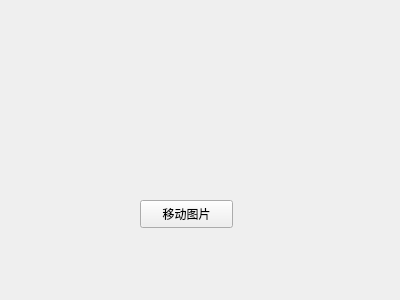
<?xml version="1.0" encoding="UTF-8"?>
<ui version="4.0">
 <class>Widget</class>
 <widget class="QWidget" name="Widget">
  <property name="geometry">
   <rect>
    <x>0</x>
    <y>0</y>
    <width>400</width>
    <height>300</height>
   </rect>
  </property>
  <property name="windowTitle">
   <string>Widget</string>
  </property>
  <widget class="QPushButton" name="pushButton">
   <property name="geometry">
    <rect>
     <x>140</x>
     <y>200</y>
     <width>93</width>
     <height>28</height>
    </rect>
   </property>
   <property name="text">
    <string>移动图片</string>
   </property>
  </widget>
 </widget>
 <layoutdefault spacing="6" margin="11"/>
 <resources/>
 <connections/>
</ui>
